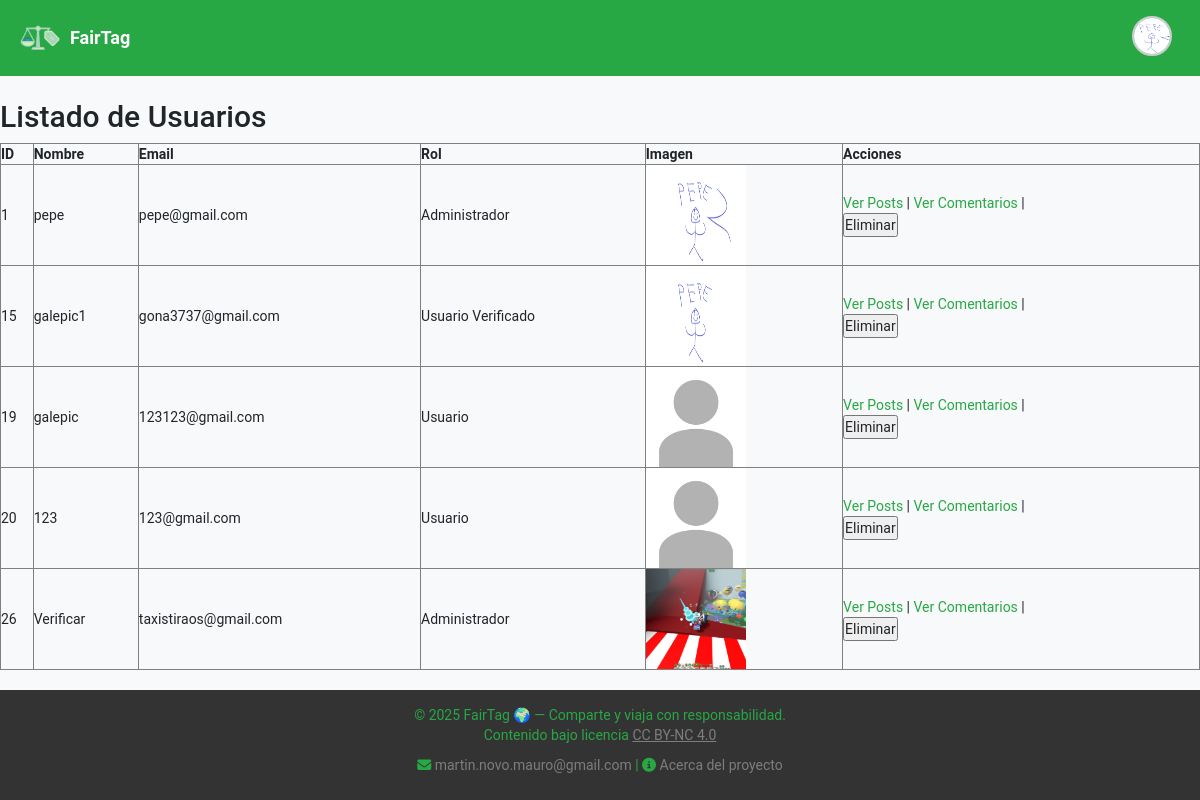
/index.php?c=User&a=listar (signed in), run on the app's committed database.
### tables this page shows
CREATE TABLE `users` (
  `id` int NOT NULL,
  `name` varchar(20) NOT NULL,
  `email` varchar(60) NOT NULL,
  `password` varchar(255) NOT NULL,
  `rol_id` int NOT NULL,
  `image` varchar(255) DEFAULT NULL,
  `token` varchar(255) DEFAULT NULL
);

### controller/user.controller.php (called while the page is built, shortened)
<?php
require_once '../model/userDAO.php';
require_once '../model/entidades/user.php';
class UserController {
    private $model;
    public function __construct() {
        $this->model = new UserDAO();
    }
    public function listar() {
        $users = $this->model->getAll();
        require_once '../view/header.php';
        require_once '../view/dashboard/listarUsers.php';
        require_once '../view/footer.php';
    }
}

### public/index.php (called while the page is built, shortened)
<?php
include_once '../db/db.php';
$accion = isset($_REQUEST['a']) ? $_REQUEST['a'] : 'Index';
$controller = new $controller;
call_user_func( array( $controller, $accion ) );

### db/db.php (called while the page is built)
<?php
class Database {
    public static function connect() {
        $host = 'db';
        $db = 'fairTag';
        $user = 'fairTag';
        $pass = 'password';
        try {
            $pdo = new PDO("mysql:host=$host;dbname=$db", $user, $pass);
            $pdo->setAttribute(PDO::ATTR_ERRMODE, PDO::ERRMODE_EXCEPTION);
            return $pdo;
        } catch (PDOException $e) {
            die("Conexión fallida: " . $e->getMessage());
        }
    }
}

### model/userDAO.php (called while the page is built, shortened)
<?php
require_once 'entidades/user.php';
class UserDAO {
    private $pdo;
    public function __construct() {
        try {
            $this->pdo = Database::connect();
        } catch(Exception $e) {
            die($e->getMessage());
        }
    }
    public function getAll() {
        $stmt = $this->pdo->prepare("SELECT * FROM users");
        $stmt->execute();
        $data = $stmt->fetchAll(PDO::FETCH_ASSOC);
        $users = [];
        foreach ($data as $row) {
            $user = new User();
            $user->setId($row['id']);
            $user->setName($row['name']);
            $user->setEmail($row['email']);
            $user->setPassword($row['password']);
            $user->setRolId($row['rol_id']);
            $user->setImage($row['image']);
            $user->setToken($row['token']);
            $users[] = $user;
        }
        return $users;
    }
}

### model/entidades/user.php (called while the page is built, shortened)
<?php
class User {
    private int $id;
    private string $name;
    private string $email;
    private int $rol_id;
    private string $image;
    public function getId() {
        return $this->id;
    }
    public function setId(int $id) {
        $this->id = $id;
    }
    public function getName() {
        return $this->name;
    }
    public function setName(string $name) {
        $this->name = $name;
    }
    public function getEmail() {
        return $this->email;
    }
    public function setEmail(string $email) {
        $this->email = $email;
    }
    public function getRolId() {
        return $this->rol_id;
    }
    public function setRolId(int $rol_id) {
        $this->rol_id = $rol_id;
    }
    public function getImage() {
        return $this->image;
    }
    public function setImage(string $image) {
        $this->image = $image;
    }
}

### view/dashboard/listarUsers.php (the view, shortened to what this page needs)
<h2>Listado de Usuarios</h2>
<table border="1" cellpadding="10" cellspacing="0" style="width: 100%; text-align: left;">
    <thead>
        <tr>
            <th>ID</th>
            <th>Nombre</th>
            <th>Email</th>
            <th>Rol</th>
            <th>Imagen</th>
            <th>Acciones</th>
        </tr>
    </thead>
    <tbody>
        <?php foreach ($users as $user): ?>
            <tr>
                <td><?= htmlspecialchars($user->getId()) ?></td>
                <td><?= htmlspecialchars($user->getName()) ?></td>
                <td><?= htmlspecialchars($user->getEmail()) ?></td>
                <td>
                    <?php
                        switch ($user->getRolId()) {
                            case 1: echo "Administrador"; break;
                            case 2: echo "Usuario"; break;
                            case 3: echo "Usuario Verificado"; break;
                        }
                    ?>
                </td>
                <td>
                    <img src="userImg/<?= htmlspecialchars($user->getImage()) ?>" alt="Imagen" width="100" height="100">
                </td>
                <td>
                    <a href="index.php?c=Post&a=listarPorUserId&id=<?= $user->getId() ?>">Ver Posts</a> |
                    <a href="index.php?c=Comment&a=listarPorUserId&id=<?= $user->getId() ?>">Ver Comentarios</a> |
                    <form action="index.php?c=User&a=eliminar" method="post" onsubmit="return confirm('¿Estás seguro de eliminar este usuario?');">
                        <button type="submit">Eliminar</button>
                    </form>
                </td>
            </tr>
        <?php endforeach; ?>
    </tbody>
</table>

### view/header.php (shortened to what this page needs)
<?php
$usuarioLogueado = isset($_SESSION['user_id']);
?>
<!DOCTYPE html>
<html lang="es">
<head>
    <link rel="stylesheet" href="https://cdnjs.cloudflare.com/ajax/libs/font-awesome/6.5.0/css/all.min.css">
    <link rel="stylesheet" href="https://cdn.jsdelivr.net/npm/bootstrap@3.4.1/dist/css/bootstrap.min.css">
    <link rel="stylesheet" href="https://code.jquery.com/ui/1.13.2/themes/base/jquery-ui.css">
    <link rel="stylesheet" href="css/style.css" />
</head>
<body>
    <div class="page-wrapper">
        <header class="main-header" role="banner">
            <div class="header-content">
                <a href="index.php?c=Pais&a=index" class="logo">
                    <img src="/icon/web-app-manifest-512x512.png" alt="Logo FairTag" class="logo-img" />FairTag
                </a>
                <nav class="main-nav" role="navigation" aria-label="Menú principal">
                    <ul>
                        <?php if ($usuarioLogueado): ?>
                            <li class="perfil-dropdown">
                                <a href="#" id="perfil-toggle" class="perfil-toggle">
                                    <img src="<?= htmlspecialchars($_SESSION['profile_image']) ?>" alt="Perfil"
                                        class="perfil-img-small">
                                </a>
                            </li>
                        <?php else: ?>
                            <li><a href="index.php?c=User&a=login">Login</a></li>
                        <?php endif; ?>
                    </ul>
                </nav>
            </div>
        </header>
        <main role="main" class="" style="margin-top: 80px;">

### view/footer.php (shortened to what this page needs)
</main>
<footer>
    <div class="container text-center">
        <p class="mb-2">
            © 2025 FairTag 🌍 — Comparte y viaja con responsabilidad.<br>
            Contenido bajo licencia
            <a href="https://creativecommons.org/licenses/by-nc/4.0/" target="_blank"
                style="color: #7D7D7D; text-decoration: underline;">
                CC BY-NC 4.0
            </a>
        </p>
        <p>
            <i class="fas fa-envelope"></i>
            <a href="mailto:martin.novo.mauro@gmail.com" style="color: #7D7D7D;">martin.novo.mauro@gmail.com</a> |
            <i class="fas fa-info-circle"></i>
            <a href="index.php?c=multiuso&a=acerca" style="color: #7D7D7D;">Acerca del proyecto</a>
        </p>
    </div>
</footer>
</body>

### public/css/base/_variables.css (style rules this page uses)
:root { --verde-principal: #28a745; --verde-claro: #8fd19e; --verde-oscuro: #1e7e34; --gris-claro: #f8f9fa; --gris-oscuro: #495057; --blanco: #ffffff; --negro: #212529; }

### public/css/base/_typography.css (style rules this page uses)
body { font-family: 'Roboto', sans-serif; background-color: var(--gris-claro); color: var(--negro); height: 100%; }
p { color: var(--verde-principal); }

### public/css/base/_links.css (style rules this page uses)
a { color: var(--verde-principal); text-decoration: none; }

### public/css/components/_perfil.css (style rules this page uses)
.perfil-img-small { width: 40px; height: 40px; border-radius: 50%; object-fit: cover; border: 2px solid #ccc; cursor: pointer; transition: border-color 0.3s; }
.perfil-toggle { display: flex; align-items: center; cursor: pointer; margin-bottom: 15px; }
.perfil-dropdown { position: relative; display: inline-block; max-height: 56px; }

### public/css/layout/_page-wrapper.css (style rules this page uses)
.page-wrapper { min-height: 100vh; display: flex; flex-direction: column; }
main { flex: 1; }

### public/css/layout/_footer.css (style rules this page uses)
footer { background-color: #333; color: white; padding: 15px; text-align: center; }

### public/css/layout/_header.css (style rules this page uses)
.header-content { display: flex; justify-content: space-between; align-items: center; padding: 10px 20px; background-color: var(--verde-principal); }
.logo { display: flex; align-items: center; gap: 10px; color: var(--blanco); font-family: 'Roboto', sans-serif; font-weight: 700; font-size: 1.8rem; text-decoration: none; }
.logo-img { width: 40px; height: 40px; object-fit: contain; }
.main-nav ul { list-style: none; margin: 0; padding: 0; display: flex; gap: 15px; }
.main-nav ul li a { color: var(--blanco); text-decoration: none; font-weight: 500; padding: 6px 8px; transition: background-color 0.3s; border-radius: 4px; }
.main-header { position: fixed; top: 0; left: 0; width: 100%; z-index: 9999; }

### public/css/utilities/_images.css (style rules this page uses)
.logo-img { width: 40px; height: 40px; object-fit: contain; }

### data on the page
users: id "1", name "pepe", email "pepe@gmail.com", shows "Administrador", image (picture)
users: id "15", name "galepic1", email "gona3737@gmail.com", shows "Usuario Verificado", image (picture)
users: id "19", name "galepic", email "123123@gmail.com", shows "Usuario", image (placeholder picture)
users: id "20", name "123", email "123@gmail.com", shows "Usuario", image (placeholder picture)
users: id "26", name "Verificar", email "taxistiraos@gmail.com", shows "Administrador", image (picture)
